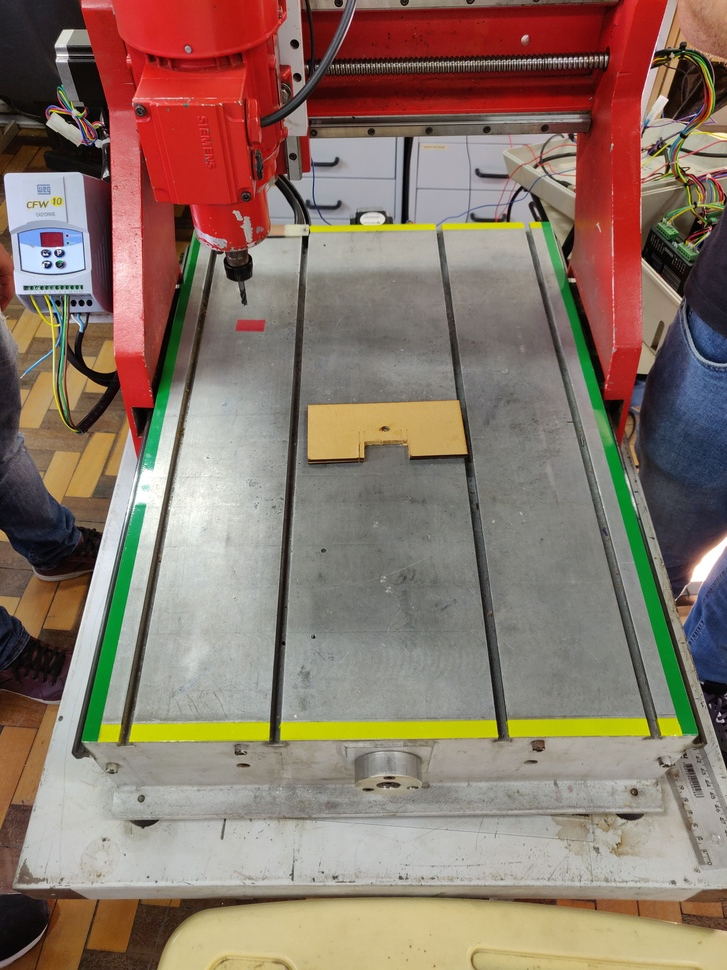
#> input picture img/find_blank/blank.jpg, 727 x 970 px, shrunk from 3456 x 4608 before the run, given in place of blank.png, which was not available
$ python align.py
#> lines starting #> are read from the running program, lines starting #| are printed output that depends on the picture; pictures that were not available may be replaced by others from this repository, and a replacement may not be noted
from __future__ import print_function
import cv2
import numpy as np

#from https://www.learnopencv.com/image-alignment-feature-based-using-opencv-c-python/

MAX_FEATURES = 500
GOOD_MATCH_PERCENT = 0.15


def alignImages(im1, im2):

  # Convert images to grayscale
  im1Gray = cv2.cvtColor(im1, cv2.COLOR_BGR2GRAY)
  im2Gray = cv2.cvtColor(im2, cv2.COLOR_BGR2GRAY)

  # Detect ORB features and compute descriptors.
  orb = cv2.ORB_create(MAX_FEATURES)
  keypoints1, descriptors1 = orb.detectAndCompute(im1Gray, None)
  keypoints2, descriptors2 = orb.detectAndCompute(im2Gray, None)

  # Match features.
  matcher = cv2.DescriptorMatcher_create(cv2.DESCRIPTOR_MATCHER_BRUTEFORCE_HAMMING)
  matches = matcher.match(descriptors1, descriptors2, None)

  # Sort matches by score
  matches.sort(key=lambda x: x.distance, reverse=False)

  # Remove not so good matches
  numGoodMatches = int(len(matches) * GOOD_MATCH_PERCENT)
  matches = matches[:numGoodMatches]

  # Draw top matches
  imMatches = cv2.drawMatches(im1, keypoints1, im2, keypoints2, matches, None)
  cv2.imwrite("../img/find_blank/matches.jpg", imMatches)

  # Extract location of good matches
  points1 = np.zeros((len(matches), 2), dtype=np.float32)
  points2 = np.zeros((len(matches), 2), dtype=np.float32)

  for i, match in enumerate(matches):
    points1[i, :] = keypoints1[match.queryIdx].pt
    points2[i, :] = keypoints2[match.trainIdx].pt

  # Find homography
  h, mask = cv2.findHomography(points1, points2, cv2.RANSAC)

  # Use homography
  height, width, channels = im2.shape
  im1Reg = cv2.warpPerspective(im1, h, (width, height))

  return im1Reg, h


if __name__ == '__main__':

  # Read reference image
  refFilename = "../img/find_blank/blank.png"
  print("Reading reference image : ", refFilename)
  imReference = cv2.imread(refFilename, cv2.IMREAD_COLOR)
#> imReference is the input picture: shape (970, 727, 3); mean B, G, R 104.5, 117.4, 137.5

  # Read image to be aligned
  imFilename = "../img/find_blank/table.png"
  print("Reading image to align : ", imFilename);
  im = cv2.imread(imFilename, cv2.IMREAD_COLOR)
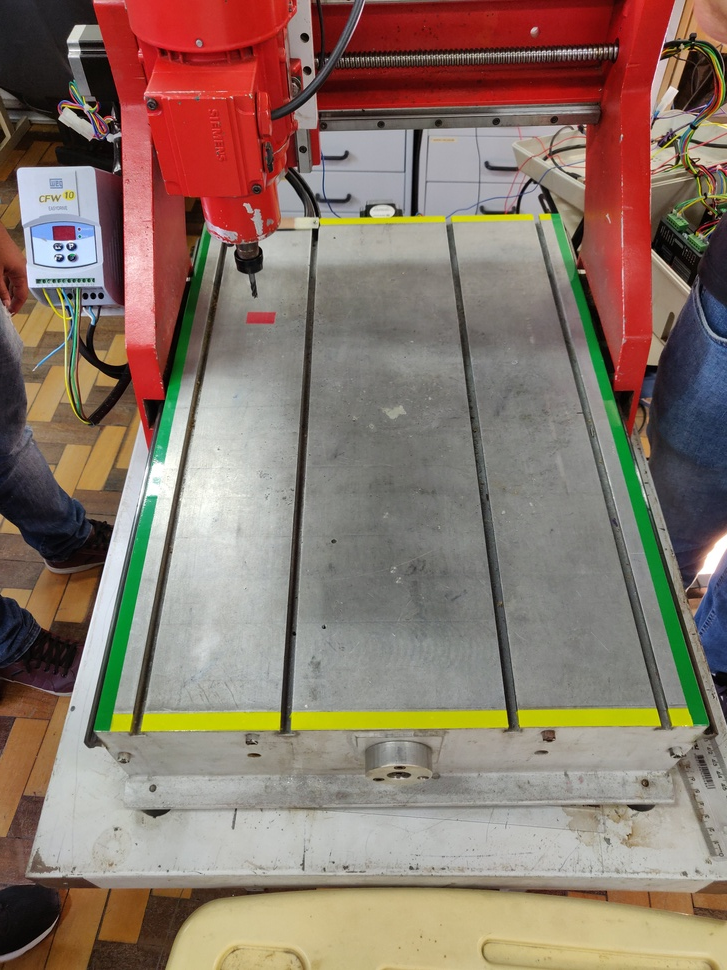
#> input picture img/find_blank/table.jpg, 727 x 970 px, shrunk from 3456 x 4608 before the run, given in place of table.png, which was not available
#> im is the input picture: shape (970, 727, 3); mean B, G, R 105.6, 117.8, 137.3

  print("Aligning images ...")
  # Registered image will be resotred in imReg.
  # The estimated homography will be stored in h.
  imReg, h = alignImages(im, imReference)
#> in alignImages, `im1Gray = cv2.cvtColor(im1, cv2.COLOR_BGR2GRAY)`:
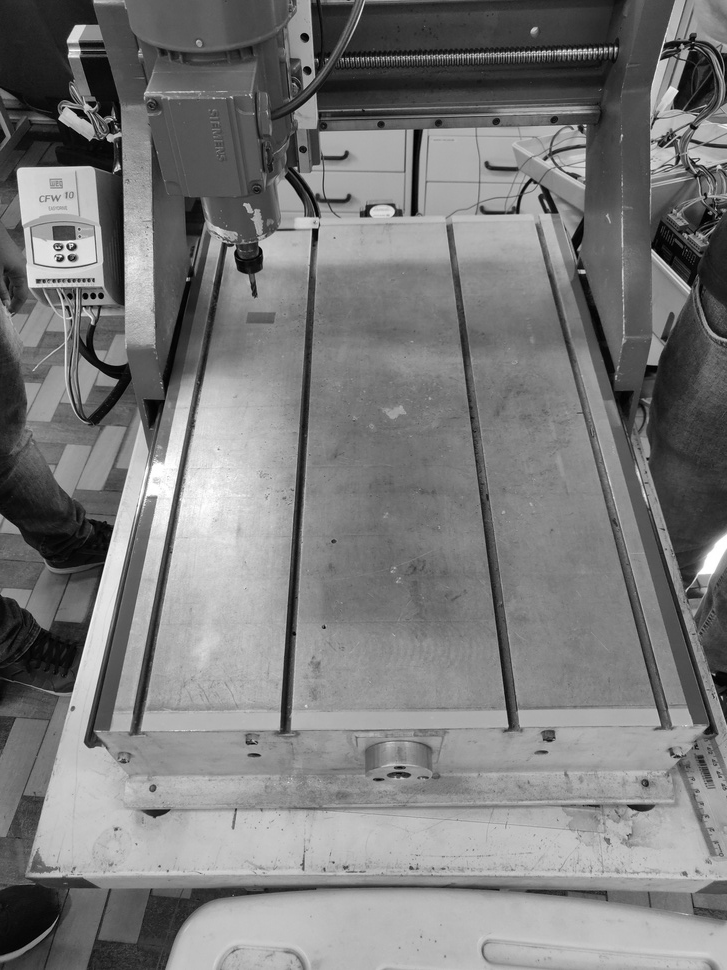
#> im1Gray: shape (970, 727); min 0, max 255, mean 122.2
#> in alignImages, `im2Gray = cv2.cvtColor(im2, cv2.COLOR_BGR2GRAY)`:
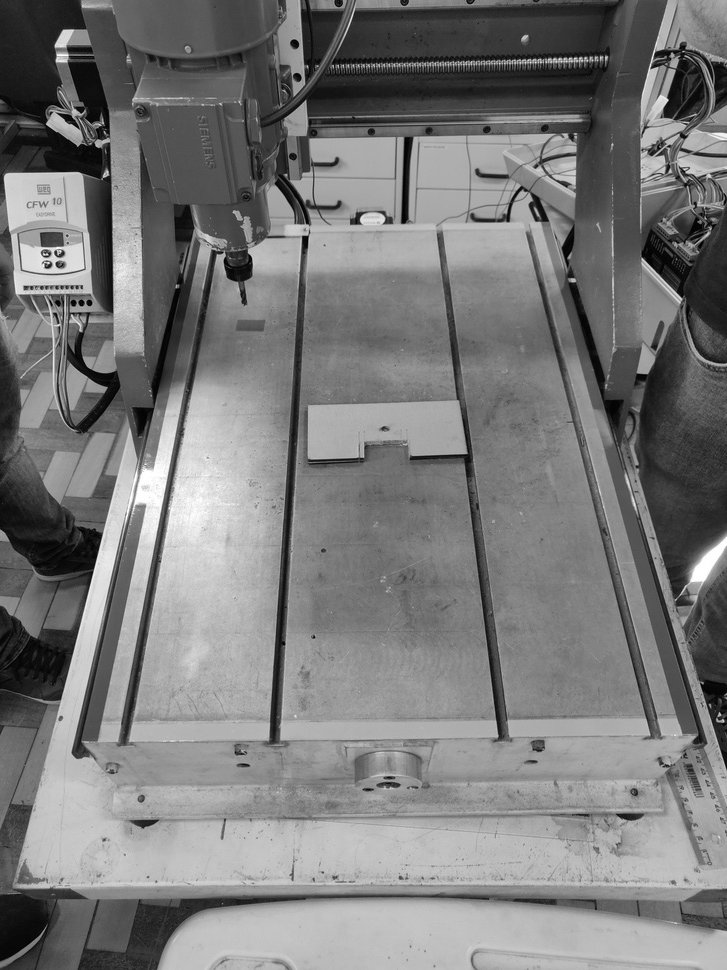
#> im2Gray: shape (970, 727); min 0, max 255, mean 121.9
#> in alignImages, `keypoints1, descriptors1 = orb.detectAndCompute(im1Gray, None)`: keypoints1 = 500 keypoints; strongest (x, y, size): (58, 260, 31), (70, 246, 31), (314, 230, 44.6), (57, 250, 31)
#> in alignImages, `keypoints2, descriptors2 = orb.detectAndCompute(im2Gray, None)`: keypoints2 = 500 keypoints; strongest (x, y, size): (47, 254, 31), (58, 253, 31), (47, 256, 31), (48, 263, 31)
#> in alignImages, `matches = matcher.match(descriptors1, descriptors2, None)`: matches = 500 matches
#> (the run stopped early here; a loop or call above may not have finished)
